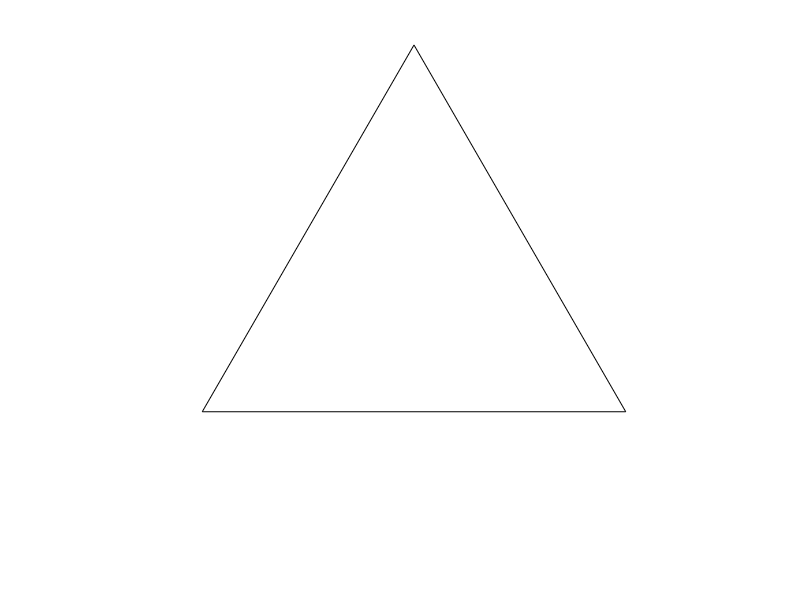

This figure's MATLAB source: (Note: this script raises an error after producing the figure.)
%% Import vector path from .mat file.

load('largetimeseries_d10000_radius0_1500.mat') %density
tot = length(density);
maxColor = 3;
minColor = 1;
%% Plotting simplex

density = double(density.');
    colorVectorTime = linspace(minColor,maxColor,length(density(1,:)));
    
    f = figure;
    grid off
    set(gca,'DataAspectRatio',[1 1 1])
    axis off
    
    view([1 1 1])
    hold on
    
    ff= plot3([1,0,0,1],[0,1,0,0],[0,0,1,0],'k');
    ff.LineWidth = 0.25;
    
    ax = gca;
    ax.YRuler.FirstCrossoverValue  = 0;
    ylh = ylabel('species 2');
    ylh.Position(2) = ylh.Position(2) + abs(ylh.Position(2) * 8.5);
    ylh.Position(1) = ylh.Position(1) -  abs(ylh.Position(1) * 7);
    hold on
    
h = scatter3(density(1,:),density(2,:),density(3,:),15,colorVectorTime,'filled');

    
    hold on
   ss =  scatter3(0.38,0.39,0.25,25,'MarkerEdgeColor','k',...
        'MarkerFaceColor','k','MarkerFaceAlpha',1,'Marker','x');
    ss.LineWidth = 0.5;
    colormap(parula(length(colorVectorTime)))
    c = colorbar('Ticks',[1,2.998],...
         'TickLabels',{'0','500'});
     c.Label.String = 'time (generations)';
     set(gca,'Fontsize',14)
      print('fig_2e','-dpng','-r300')
